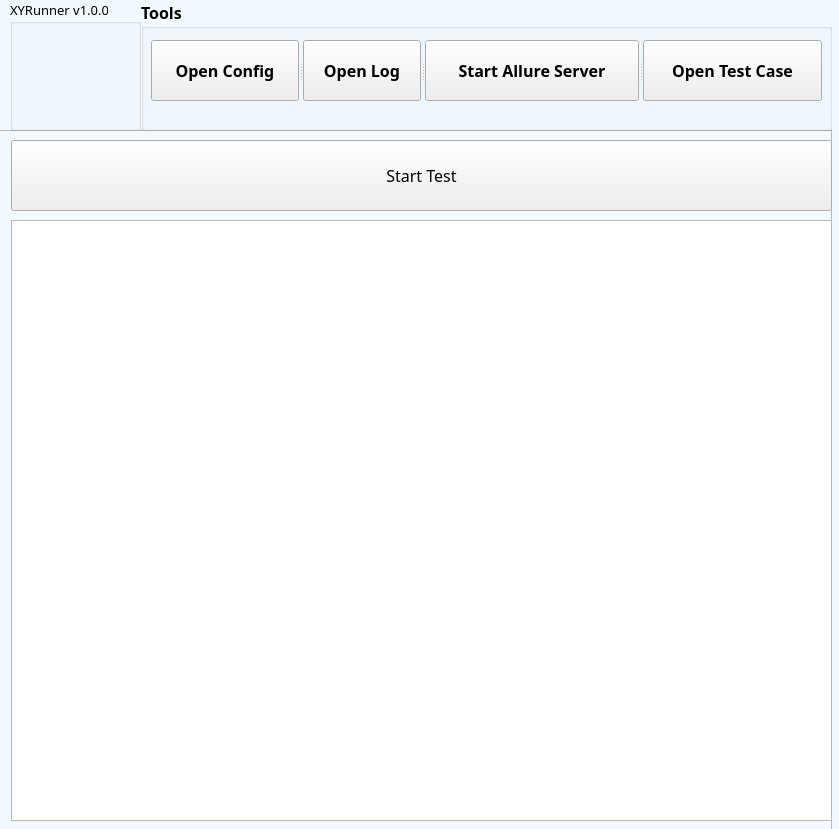
<?xml version="1.0" encoding="UTF-8"?>
<ui version="4.0">
 <class>Form</class>
 <widget class="QWidget" name="Form">
  <property name="geometry">
   <rect>
    <x>0</x>
    <y>0</y>
    <width>839</width>
    <height>829</height>
   </rect>
  </property>
  <property name="sizePolicy">
   <sizepolicy hsizetype="Preferred" vsizetype="Preferred">
    <horstretch>0</horstretch>
    <verstretch>0</verstretch>
   </sizepolicy>
  </property>
  <property name="palette">
   <palette>
    <active>
     <colorrole role="WindowText">
      <brush brushstyle="SolidPattern">
       <color alpha="255">
        <red>0</red>
        <green>0</green>
        <blue>0</blue>
       </color>
      </brush>
     </colorrole>
     <colorrole role="Button">
      <brush brushstyle="SolidPattern">
       <color alpha="255">
        <red>0</red>
        <green>170</green>
        <blue>255</blue>
       </color>
      </brush>
     </colorrole>
     <colorrole role="Base">
      <brush brushstyle="SolidPattern">
       <color alpha="255">
        <red>255</red>
        <green>255</green>
        <blue>255</blue>
       </color>
      </brush>
     </colorrole>
     <colorrole role="Window">
      <brush brushstyle="SolidPattern">
       <color alpha="255">
        <red>243</red>
        <green>250</green>
        <blue>255</blue>
       </color>
      </brush>
     </colorrole>
    </active>
    <inactive>
     <colorrole role="WindowText">
      <brush brushstyle="SolidPattern">
       <color alpha="255">
        <red>0</red>
        <green>0</green>
        <blue>0</blue>
       </color>
      </brush>
     </colorrole>
     <colorrole role="Button">
      <brush brushstyle="SolidPattern">
       <color alpha="255">
        <red>0</red>
        <green>170</green>
        <blue>255</blue>
       </color>
      </brush>
     </colorrole>
     <colorrole role="Base">
      <brush brushstyle="SolidPattern">
       <color alpha="255">
        <red>255</red>
        <green>255</green>
        <blue>255</blue>
       </color>
      </brush>
     </colorrole>
     <colorrole role="Window">
      <brush brushstyle="SolidPattern">
       <color alpha="255">
        <red>243</red>
        <green>250</green>
        <blue>255</blue>
       </color>
      </brush>
     </colorrole>
    </inactive>
    <disabled>
     <colorrole role="WindowText">
      <brush brushstyle="SolidPattern">
       <color alpha="255">
        <red>106</red>
        <green>104</green>
        <blue>100</blue>
       </color>
      </brush>
     </colorrole>
     <colorrole role="Button">
      <brush brushstyle="SolidPattern">
       <color alpha="255">
        <red>0</red>
        <green>170</green>
        <blue>255</blue>
       </color>
      </brush>
     </colorrole>
     <colorrole role="Base">
      <brush brushstyle="SolidPattern">
       <color alpha="255">
        <red>243</red>
        <green>250</green>
        <blue>255</blue>
       </color>
      </brush>
     </colorrole>
     <colorrole role="Window">
      <brush brushstyle="SolidPattern">
       <color alpha="255">
        <red>243</red>
        <green>250</green>
        <blue>255</blue>
       </color>
      </brush>
     </colorrole>
    </disabled>
   </palette>
  </property>
  <property name="windowTitle">
   <string>XYRunner</string>
  </property>
  <property name="windowIcon">
   <iconset>
    <normaloff>XYRunner_Running.ico</normaloff>XYRunner_Running.ico</iconset>
  </property>
  <property name="autoFillBackground">
   <bool>false</bool>
  </property>
  <property name="styleSheet">
   <string notr="true">border-color: qlineargradient(spread:pad, x1:0, y1:0, x2:1, y2:0, stop:0 rgba(0, 0, 0, 255), stop:1 rgba(255, 255, 255, 255));</string>
  </property>
  <widget class="QGroupBox" name="groupBox">
   <property name="enabled">
    <bool>true</bool>
   </property>
   <property name="geometry">
    <rect>
     <x>141</x>
     <y>0</y>
     <width>691</width>
     <height>131</height>
    </rect>
   </property>
   <property name="font">
    <font>
     <family>Aharoni</family>
     <pointsize>12</pointsize>
     <weight>75</weight>
     <bold>true</bold>
    </font>
   </property>
   <property name="title">
    <string>Tools</string>
   </property>
   <widget class="QSplitter" name="splitter">
    <property name="geometry">
     <rect>
      <x>10</x>
      <y>40</y>
      <width>671</width>
      <height>61</height>
     </rect>
    </property>
    <property name="orientation">
     <enum>Qt::Horizontal</enum>
    </property>
    <widget class="QPushButton" name="pushButton_3">
     <property name="font">
      <font>
       <family>Aharoni</family>
       <pointsize>12</pointsize>
       <weight>75</weight>
       <bold>true</bold>
      </font>
     </property>
     <property name="text">
      <string>Open Config</string>
     </property>
    </widget>
    <widget class="QPushButton" name="pushButton_2">
     <property name="font">
      <font>
       <family>Aharoni</family>
       <pointsize>12</pointsize>
       <weight>75</weight>
       <bold>true</bold>
      </font>
     </property>
     <property name="text">
      <string>Open Log</string>
     </property>
    </widget>
    <widget class="QPushButton" name="pushButton_5">
     <property name="font">
      <font>
       <family>Aharoni</family>
       <pointsize>12</pointsize>
       <weight>75</weight>
       <bold>true</bold>
      </font>
     </property>
     <property name="text">
      <string>Start Allure Server</string>
     </property>
    </widget>
    <widget class="QPushButton" name="pushButton">
     <property name="sizePolicy">
      <sizepolicy hsizetype="Expanding" vsizetype="Fixed">
       <horstretch>0</horstretch>
       <verstretch>0</verstretch>
      </sizepolicy>
     </property>
     <property name="font">
      <font>
       <family>Aharoni</family>
       <pointsize>12</pointsize>
       <weight>75</weight>
       <bold>true</bold>
      </font>
     </property>
     <property name="autoFillBackground">
      <bool>true</bool>
     </property>
     <property name="text">
      <string>Open Test Case</string>
     </property>
    </widget>
   </widget>
  </widget>
  <widget class="QFrame" name="frame">
   <property name="geometry">
    <rect>
     <x>-9</x>
     <y>130</y>
     <width>841</width>
     <height>701</height>
    </rect>
   </property>
   <property name="frameShape">
    <enum>QFrame::StyledPanel</enum>
   </property>
   <property name="frameShadow">
    <enum>QFrame::Raised</enum>
   </property>
   <widget class="QPushButton" name="pushButton_4">
    <property name="geometry">
     <rect>
      <x>20</x>
      <y>10</y>
      <width>821</width>
      <height>71</height>
     </rect>
    </property>
    <property name="maximumSize">
     <size>
      <width>16777215</width>
      <height>80</height>
     </size>
    </property>
    <property name="font">
     <font>
      <family>Aharoni</family>
      <pointsize>12</pointsize>
      <weight>9</weight>
      <italic>false</italic>
      <bold>false</bold>
     </font>
    </property>
    <property name="cursor">
     <cursorShape>ArrowCursor</cursorShape>
    </property>
    <property name="styleSheet">
     <string notr="true"/>
    </property>
    <property name="text">
     <string>Start Test</string>
    </property>
   </widget>
   <widget class="QTextBrowser" name="textBrowser_2">
    <property name="geometry">
     <rect>
      <x>20</x>
      <y>90</y>
      <width>821</width>
      <height>601</height>
     </rect>
    </property>
    <property name="font">
     <font>
      <family>微软雅黑</family>
      <pointsize>12</pointsize>
      <weight>50</weight>
      <italic>false</italic>
      <bold>false</bold>
     </font>
    </property>
    <property name="styleSheet">
     <string notr="true">background-image: url(:/1.jpg);
</string>
    </property>
   </widget>
  </widget>
  <widget class="QGroupBox" name="groupBox_2">
   <property name="geometry">
    <rect>
     <x>10</x>
     <y>0</y>
     <width>131</width>
     <height>131</height>
    </rect>
   </property>
   <property name="font">
    <font>
     <family>Aharoni</family>
     <pointsize>10</pointsize>
     <weight>9</weight>
     <italic>false</italic>
     <bold>false</bold>
    </font>
   </property>
   <property name="styleSheet">
    <string notr="true">background-image: url(:/XYRunner_Running.ico);</string>
   </property>
   <property name="title">
    <string>XYRunner v1.0.0</string>
   </property>
  </widget>
  <zorder>splitter</zorder>
  <zorder>frame</zorder>
  <zorder>groupBox</zorder>
  <zorder>groupBox_2</zorder>
 </widget>
 <resources>
  <include location="XYRunner.qrc"/>
 </resources>
 <connections>
  <connection>
   <sender>pushButton_3</sender>
   <signal>clicked()</signal>
   <receiver>Form</receiver>
   <slot>open_conf()</slot>
   <hints>
    <hint type="sourcelabel">
     <x>547</x>
     <y>64</y>
    </hint>
    <hint type="destinationlabel">
     <x>711</x>
     <y>54</y>
    </hint>
   </hints>
  </connection>
  <connection>
   <sender>pushButton_5</sender>
   <signal>clicked()</signal>
   <receiver>Form</receiver>
   <slot>open_rlt()</slot>
   <hints>
    <hint type="sourcelabel">
     <x>542</x>
     <y>113</y>
    </hint>
    <hint type="destinationlabel">
     <x>553</x>
     <y>112</y>
    </hint>
   </hints>
  </connection>
  <connection>
   <sender>pushButton</sender>
   <signal>clicked()</signal>
   <receiver>Form</receiver>
   <slot>open_casefile()</slot>
   <hints>
    <hint type="sourcelabel">
     <x>547</x>
     <y>31</y>
    </hint>
    <hint type="destinationlabel">
     <x>710</x>
     <y>22</y>
    </hint>
   </hints>
  </connection>
  <connection>
   <sender>pushButton_2</sender>
   <signal>clicked()</signal>
   <receiver>Form</receiver>
   <slot>open_log()</slot>
   <hints>
    <hint type="sourcelabel">
     <x>547</x>
     <y>95</y>
    </hint>
    <hint type="destinationlabel">
     <x>715</x>
     <y>90</y>
    </hint>
   </hints>
  </connection>
  <connection>
   <sender>pushButton_4</sender>
   <signal>clicked()</signal>
   <receiver>Form</receiver>
   <slot>start_test()</slot>
   <hints>
    <hint type="sourcelabel">
     <x>475</x>
     <y>144</y>
    </hint>
    <hint type="destinationlabel">
     <x>562</x>
     <y>155</y>
    </hint>
   </hints>
  </connection>
 </connections>
 <slots>
  <slot>start_test()</slot>
  <slot>open_casefile()</slot>
  <slot>open_conf()</slot>
  <slot>open_log()</slot>
  <slot>allure()</slot>
  <slot>stop_test()</slot>
  <slot>open_rlt()</slot>
 </slots>
</ui>
